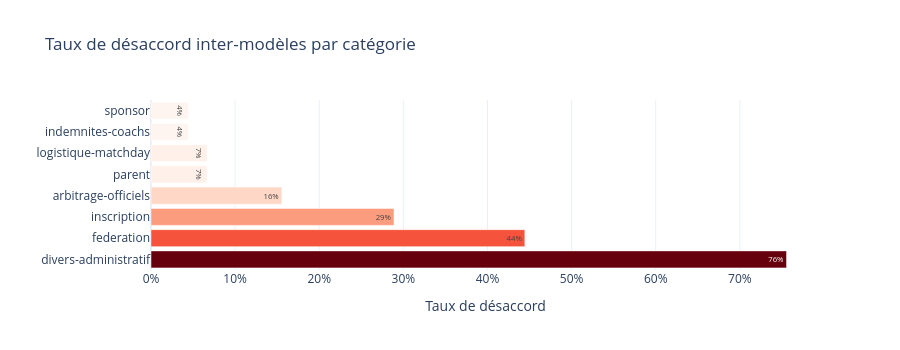

Notebook code cell kept with this figure:
### Markdown cell above
---
## 2. Cas de désaccord entre modèles

Un mail en désaccord est un mail où au moins deux modèles donnent des prédictions
différentes. Ces cas révèlent les zones d'incertitude et les limites de chaque approche.

### Code cell
if len(pred_cols) >= 2:
    preds_df['n_modeles'] = preds_df[pred_cols].notna().sum(axis=1)
    preds_df['n_unique'] = preds_df[pred_cols].apply(
        lambda row: row.dropna().nunique(), axis=1
    )
    preds_df['desaccord'] = preds_df['n_unique'] > 1

    print(f"Désaccords : {preds_df['desaccord'].sum()} / {len(preds_df)} mails "
          f"({preds_df['desaccord'].mean():.0%})")

    # Distribution des désaccords par catégorie réelle
    desacc_rate = (
        preds_df.groupby('true_label')['desaccord'].mean()
        .sort_values(ascending=False)
        .reset_index()
    )
    fig = px.bar(
        desacc_rate, x='desaccord', y='true_label', orientation='h',
        title='Taux de désaccord inter-modèles par catégorie',
        labels={'desaccord': 'Taux de désaccord', 'true_label': ''},
        color='desaccord', color_continuous_scale='Reds',
        template=TEMPLATE, text_auto='.0%'
    )
    fig.update_coloraxes(showscale=False)
    fig.update_xaxes(tickformat='.0%')
    fig.update_layout(height=350)
    fig.show()

### Figure 1 — Plotly figure (JSON) as saved in the notebook; plotly's stock layout.template omitted (floating-point values rounded to 4 significant figures)
{"data": [{"hovertemplate": "Taux de désaccord=%{marker.color}<br>=%{y}<extra></extra>", "legendgroup": "", "marker": {"color": [0.7556, 0.4444, 0.2889, 0.1556, 0.06667, 0.06667, 0.04444, 0.04444], "coloraxis": "coloraxis", "pattern": {"shape": ""}}, "name": "", "orientation": "h", "showlegend": false, "textposition": "auto", "texttemplate": "%{x:.0%}", "type": "bar", "x": [0.7556, 0.4444, 0.2889, 0.1556, 0.06667, 0.06667, 0.04444, 0.04444], "xaxis": "x", "y": ["divers-administratif", "federation", "inscription", "arbitrage-officiels", "parent", "logistique-matchday", "indemnites-coachs", "sponsor"], "yaxis": "y"}], "layout": {"barmode": "relative", "coloraxis": {"colorbar": {"title": {"text": "Taux de désaccord"}}, "colorscale": [[0.0, "rgb(255,245,240)"], [0.125, "rgb(254,224,210)"], [0.25, "rgb(252,187,161)"], [0.375, "rgb(252,146,114)"], [0.5, "rgb(251,106,74)"], [0.625, "rgb(239,59,44)"], [0.75, "rgb(203,24,29)"], [0.875, "rgb(165,15,21)"], [1.0, "rgb(103,0,13)"]], "showscale": false}, "height": 350, "legend": {"tracegroupgap": 0}, "title": {"text": "Taux de désaccord inter-modèles par catégorie"}, "xaxis": {"anchor": "y", "domain": [0.0, 1.0], "tickformat": ".0%", "title": {"text": "Taux de désaccord"}}, "yaxis": {"anchor": "x", "domain": [0.0, 1.0], "title": {"text": ""}}}}
